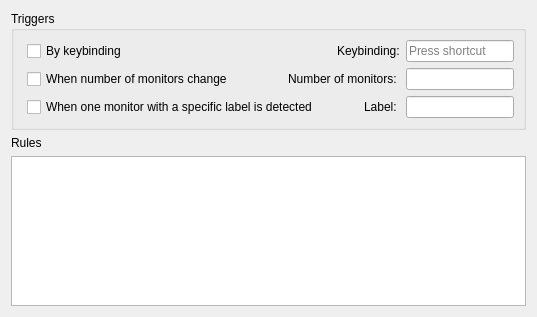
       <widget class="QWidget" name="tab">
        <attribute name="title">
         <string>Configuration 1</string>
        </attribute>
        <layout class="QVBoxLayout" name="verticalLayout_2">
         <item>
          <layout class="QVBoxLayout" name="verticalLayout_3">
           <property name="sizeConstraint">
            <enum>QLayout::SetDefaultConstraint</enum>
           </property>
           <item>
            <widget class="QGroupBox" name="groupBox">
             <property name="title">
              <string>Triggers</string>
             </property>
             <layout class="QVBoxLayout" name="verticalLayout_6">
              <item>
               <layout class="QHBoxLayout" name="horizontalLayout_11">
                <property name="leftMargin">
                 <number>4</number>
                </property>
                <item>
                 <widget class="QCheckBox" name="kcfg_conf1_trigger_keybinding">
                  <property name="enabled">
                   <bool>true</bool>
                  </property>
                  <property name="text">
                   <string>By keybinding</string>
                  </property>
                 </widget>
                </item>
                <item>
                 <spacer name="horizontalSpacer">
                  <property name="orientation">
                   <enum>Qt::Horizontal</enum>
                  </property>
                  <property name="sizeHint" stdset="0">
                   <size>
                    <width>40</width>
                    <height>20</height>
                   </size>
                  </property>
                 </spacer>
                </item>
                <item>
                 <widget class="QLabel" name="label_19">
                  <property name="text">
                   <string>Keybinding:</string>
                  </property>
                 </widget>
                </item>
                <item>
                 <widget class="QKeySequenceEdit" name="kcfg_conf1_keybinding">
                  <property name="sizePolicy">
                   <sizepolicy hsizetype="Fixed" vsizetype="Fixed">
                    <horstretch>0</horstretch>
                    <verstretch>0</verstretch>
                   </sizepolicy>
                  </property>
                 </widget>
                </item>
               </layout>
              </item>
              <item>
               <layout class="QHBoxLayout" name="horizontalLayout_8">
                <property name="leftMargin">
                 <number>4</number>
                </property>
                <item>
                 <widget class="QCheckBox" name="kcfg_conf1_trigger_nmonitors">
                  <property name="enabled">
                   <bool>true</bool>
                  </property>
                  <property name="text">
                   <string>When number of monitors change</string>
                  </property>
                 </widget>
                </item>
                <item>
                 <spacer name="horizontalSpacer_2">
                  <property name="orientation">
                   <enum>Qt::Horizontal</enum>
                  </property>
                  <property name="sizeHint" stdset="0">
                   <size>
                    <width>40</width>
                    <height>20</height>
                   </size>
                  </property>
                 </spacer>
                </item>
                <item>
                 <widget class="QLabel" name="label_15">
                  <property name="text">
                   <string>Number of monitors: </string>
                  </property>
                  <property name="alignment">
                   <set>Qt::AlignRight|Qt::AlignTrailing|Qt::AlignVCenter</set>
                  </property>
                 </widget>
                </item>
                <item>
                 <widget class="QLineEdit" name="kcfg_conf1_nmonitors">
                  <property name="sizePolicy">
                   <sizepolicy hsizetype="Fixed" vsizetype="Fixed">
                    <horstretch>0</horstretch>
                    <verstretch>0</verstretch>
                   </sizepolicy>
                  </property>
                  <property name="inputMask">
                   <string>9</string>
                  </property>
                 </widget>
                </item>
               </layout>
              </item>
              <item>
               <layout class="QHBoxLayout" name="horizontalLayout_10">
                <property name="leftMargin">
                 <number>4</number>
                </property>
                <item>
                 <widget class="QCheckBox" name="kcfg_conf1_trigger_monitor_name">
                  <property name="enabled">
                   <bool>true</bool>
                  </property>
                  <property name="text">
                   <string>When one monitor with a specific label is detected</string>
                  </property>
                 </widget>
                </item>
                <item>
                 <spacer name="horizontalSpacer_3">
                  <property name="orientation">
                   <enum>Qt::Horizontal</enum>
                  </property>
                  <property name="sizeHint" stdset="0">
                   <size>
                    <width>40</width>
                    <height>20</height>
                   </size>
                  </property>
                 </spacer>
                </item>
                <item>
                 <widget class="QLabel" name="label_18">
                  <property name="sizePolicy">
                   <sizepolicy hsizetype="Fixed" vsizetype="Preferred">
                    <horstretch>0</horstretch>
                    <verstretch>0</verstretch>
                   </sizepolicy>
                  </property>
                  <property name="text">
                   <string>Label: </string>
                  </property>
                 </widget>
                </item>
                <item>
                 <widget class="QLineEdit" name="kcfg_conf1_monitor_name">
                  <property name="sizePolicy">
                   <sizepolicy hsizetype="Fixed" vsizetype="Fixed">
                    <horstretch>0</horstretch>
                    <verstretch>0</verstretch>
                   </sizepolicy>
                  </property>
                 </widget>
                </item>
               </layout>
              </item>
             </layout>
            </widget>
           </item>
           <item>
            <widget class="QLabel" name="label_7">
             <property name="text">
              <string>Rules</string>
             </property>
            </widget>
           </item>
           <item>
            <widget class="QPlainTextEdit" name="kcfg_conf1_rules">
             <property name="sizePolicy">
              <sizepolicy hsizetype="Expanding" vsizetype="Fixed">
               <horstretch>0</horstretch>
               <verstretch>10</verstretch>
              </sizepolicy>
             </property>
             <property name="maximumSize">
              <size>
               <width>16777215</width>
               <height>150</height>
              </size>
             </property>
            </widget>
           </item>
          </layout>
         </item>
        </layout>
       </widget>
